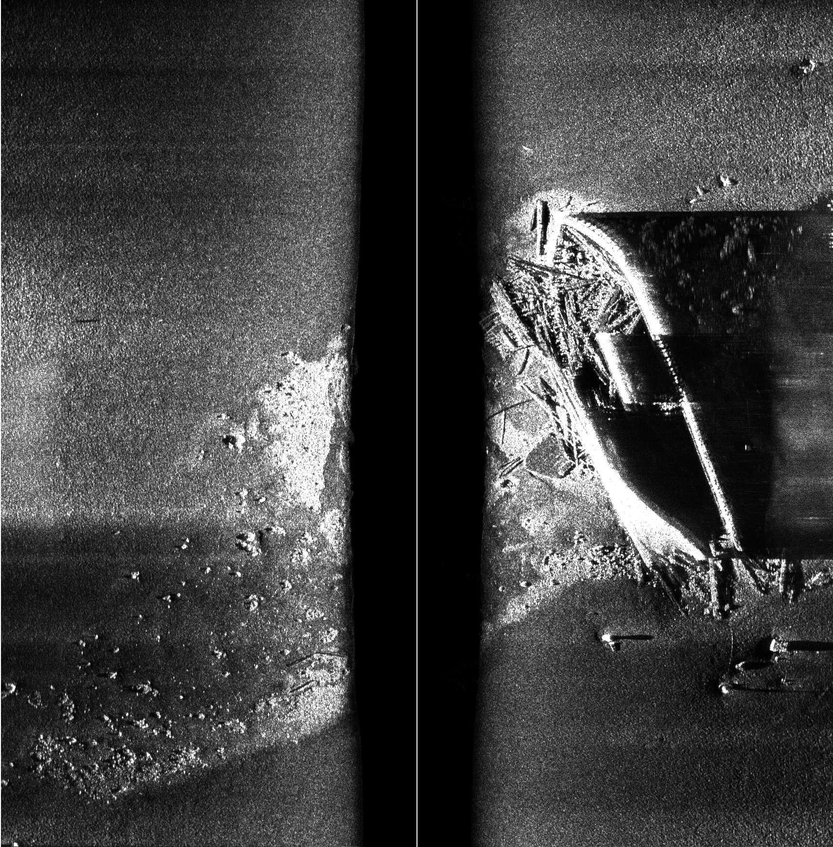
#> input picture data/raw/Lucinda_van_Valkenburg_07.png, 833 x 847 px, shrunk from 1728 x 1758 before the run
$ python preprocess.py
#> lines starting #> are read from the running program, lines starting #| are printed output that depends on the picture
#> in process_sonar_image, raw_img is the input picture: shape (847, 833); min 0, max 255, mean 64.7
import cv2
import numpy as np
import os
from pathlib import Path

def remove_water_column(image_gray, threshold=15):
    """
    Dynamically detects and removes the central dark water column by finding
    the first bottom return (seabed) on the port and starboard sides.
    """
#> called with threshold = 15
    h, w = image_gray.shape
#> h = 847; w = 833
    center = w // 2
#> center = 416

    # Calculate average intensity of each column to find the dark central band
    col_means = np.mean(image_gray, axis=0)
#> col_means = 833 values, max 236.1 at index 0, min 0 at index 367, mean 64.73

    # Scan left from center to find the port-side seabed boundary
    left_bound = center
#> left_bound = 416
    while left_bound > 0 and col_means[left_bound] < threshold:
        left_bound -= 1
#> this loop made 0 passes
#> after the loop, left_bound = 416

    # Scan right from center to find the starboard-side seabed boundary
    right_bound = center
#> right_bound = 416
    while right_bound < w - 1 and col_means[right_bound] < threshold:
        right_bound += 1
#> after the loop, right_bound = 416

    # Slice the matrix and stitch the port and starboard sides
    port_side = image_gray[:, :left_bound]
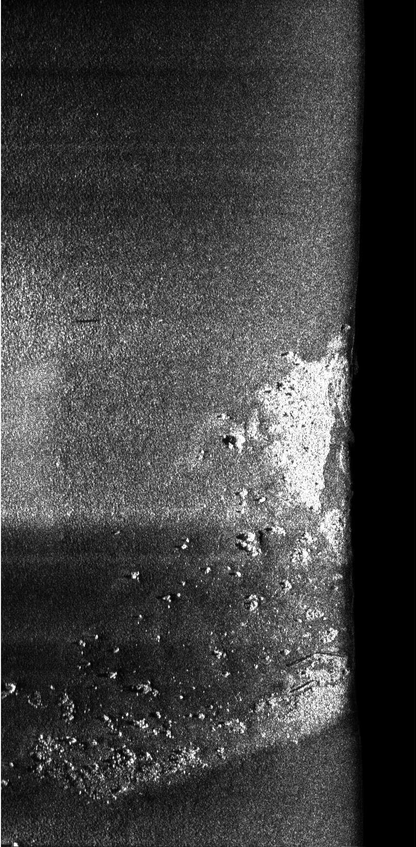
#> port_side: shape (847, 416); min 0, max 255, mean 65.1
    starboard_side = image_gray[:, right_bound:]
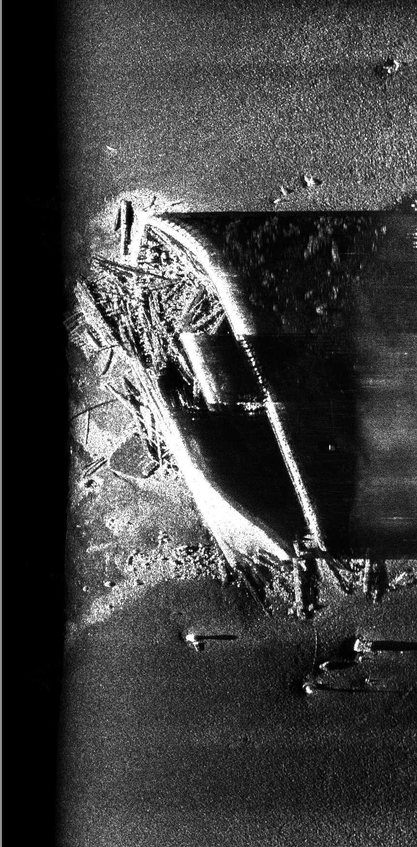
#> starboard_side: shape (847, 417); min 0, max 255, mean 64.3

    return np.hstack((port_side, starboard_side))

def process_sonar_image(input_path, output_path):
    """
    Runs the V0.1 preprocessing pipeline: Water Column Removal -> Denoise -> Contrast
    """
    # 1. Load as grayscale (sonar is single channel)
    raw_img = cv2.imread(input_path, cv2.IMREAD_GRAYSCALE)
    if raw_img is None:
        print(f"Failed to load {input_path}")
        return

    # 2. Remove the empty water column
    stitched_img = remove_water_column(raw_img)

    # 3. Denoise (Bilateral filter reduces speckle but preserves sharp shadow edges)
    clean_img = cv2.bilateralFilter(stitched_img, d=9, sigmaColor=75, sigmaSpace=75)

    # 4. Enhance contrast using CLAHE (Adaptive Histogram Equalization)
    clahe = cv2.createCLAHE(clipLimit=2.0, tileGridSize=(8,8))
    final_img = clahe.apply(clean_img)
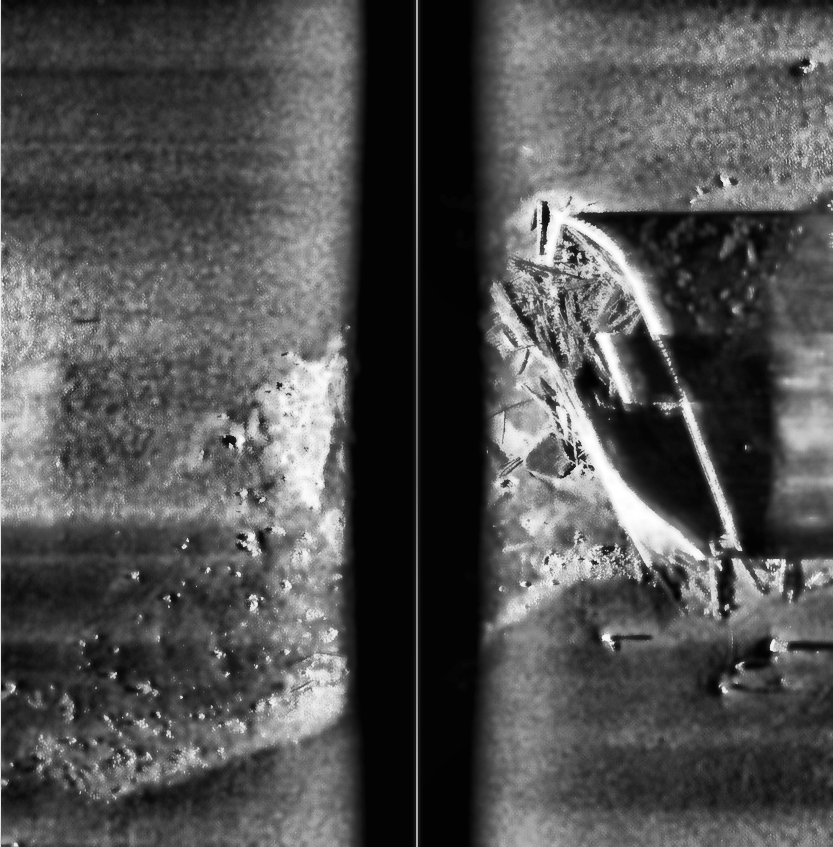
#> final_img: shape (847, 833); min 0, max 255, mean 80.9

    cv2.imwrite(output_path, final_img)
    print(f"Success! Saved to {output_path}")

if __name__ == "__main__":
    project_root = Path(__file__).resolve().parents[2]
    output_dir = project_root / "outputs"
    output_dir.mkdir(exist_ok=True)
    raw_dir = project_root / "data" / "raw"

    process_sonar_image(
        str(raw_dir / "Lucinda_van_Valkenburg_07.png"),
        str(output_dir / "processed_lucinda.png"),
    )
    process_sonar_image(
        str(raw_dir / "Monrovia_05.png"),
        str(output_dir / "processed_monrovia.png"),
    )
#> call 2 of process_sonar_image, with input_path = 'data/raw/Monrovia_05.png', output_path = 'outputs/processed_monrovia.png'
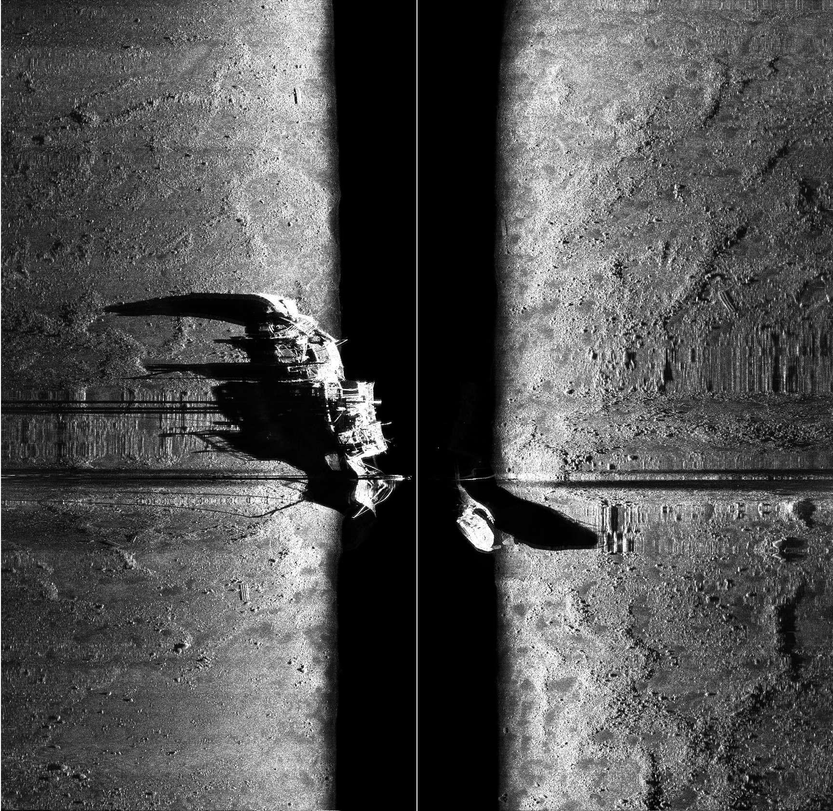
#> input picture data/raw/Monrovia_05.png, 833 x 811 px, shrunk from 1728 x 1683 before the run
#> in process_sonar_image, raw_img is the input picture: shape (811, 833); min 0, max 255, mean 81
#> call 2 of remove_water_column, with threshold = 15
#> in remove_water_column (call 2), `col_means = np.mean(image_gray, axis=0)`: col_means = 833 values, max 234.6 at index 0, min 0 at index 415, mean 80.95
#> after the loop in remove_water_column (call 2), `while left_bound > 0 and col_means[left_bound] < threshold:`: left_bound = 416
#> in remove_water_column (call 2), `port_side = image_gray[:, :left_bound]`:
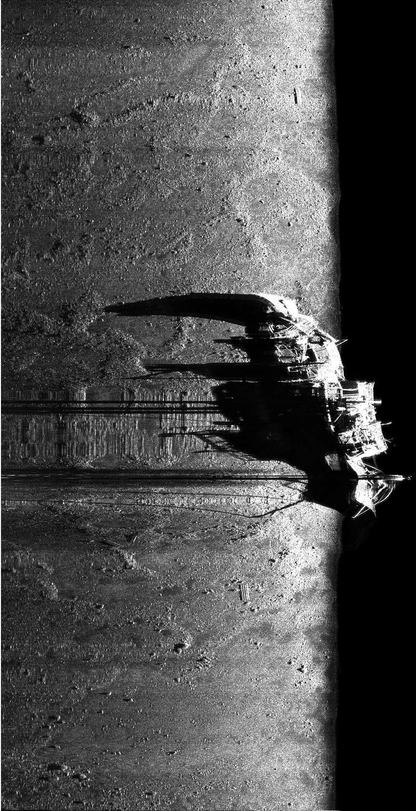
#> port_side: shape (811, 416); min 0, max 255, mean 75.9
#> in remove_water_column (call 2), `starboard_side = image_gray[:, right_bound:]`:
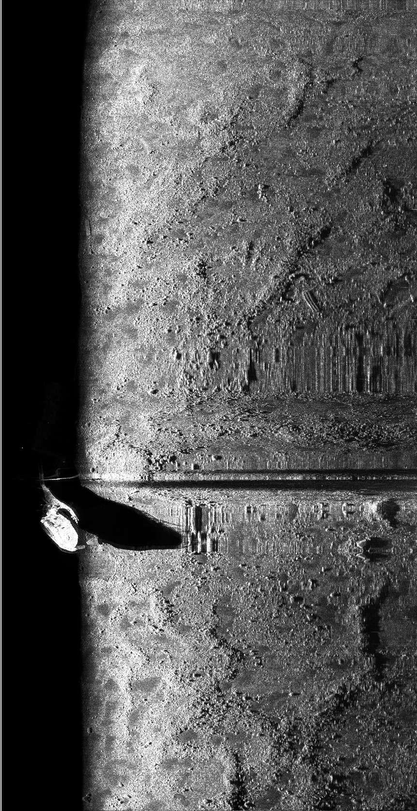
#> starboard_side: shape (811, 417); min 0, max 255, mean 86
#> in process_sonar_image (call 2), `final_img = clahe.apply(clean_img)`:
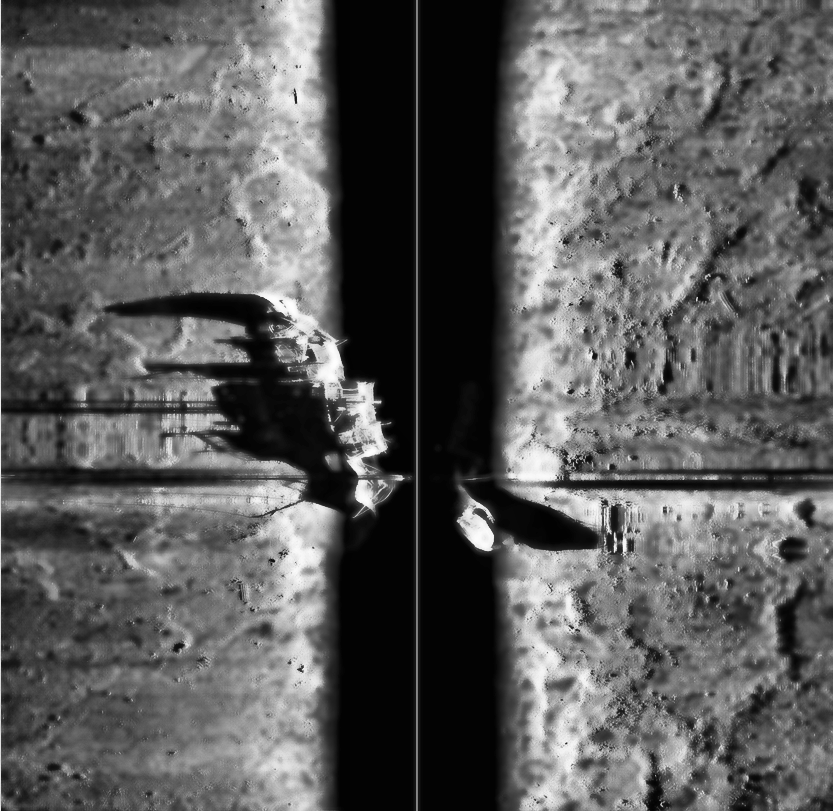
#> final_img: shape (811, 833); min 1, max 254, mean 92
